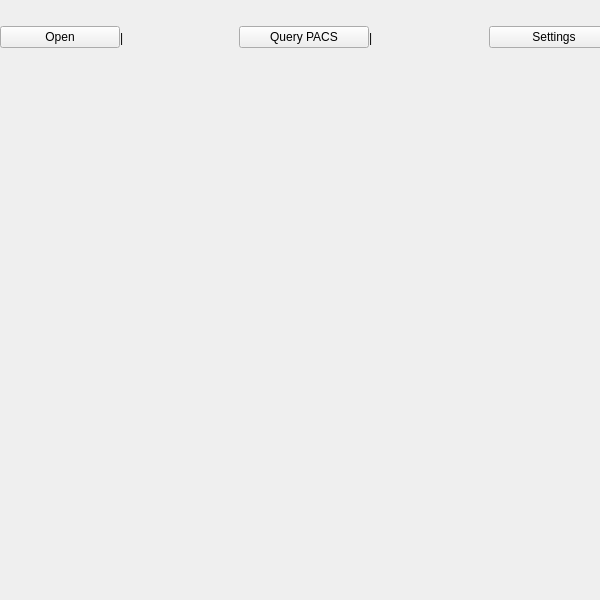
<?xml version="1.0" encoding="UTF-8"?>
<ui version="4.0">
 <class>mainwindow</class>
 <widget class="QWidget" name="mainwindow">
  <property name="geometry">
   <rect>
    <x>0</x>
    <y>0</y>
    <width>600</width>
    <height>600</height>
   </rect>
  </property>
  <property name="sizePolicy">
   <sizepolicy hsizetype="Expanding" vsizetype="Expanding">
    <horstretch>0</horstretch>
    <verstretch>0</verstretch>
   </sizepolicy>
  </property>
  <property name="minimumSize">
   <size>
    <width>200</width>
    <height>300</height>
   </size>
  </property>
  <property name="windowTitle">
   <string>Organ Print</string>
  </property>
  <property name="windowIcon">
   <iconset resource="../../../inova.organprint.apps.minimalapplication/resources/inova_organprint_apps_minimalapplication.qrc">
    <normaloff>:/icons/Organ_print_icon</normaloff>:/icons/Organ_print_icon</iconset>
  </property>
  <property name="autoFillBackground">
   <bool>false</bool>
  </property>
  <property name="styleSheet">
   <string notr="true">qrc:/inova.organprint.apps.minimalapplication/inoflat2.qss</string>
  </property>
  <widget class="QWidget" name="centralwidget">
   <property name="geometry">
    <rect>
     <x>0</x>
     <y>0</y>
     <width>1272</width>
     <height>804</height>
    </rect>
   </property>
   <layout class="QHBoxLayout" name="horizontalLayout_2">
    <property name="spacing">
     <number>0</number>
    </property>
    <property name="leftMargin">
     <number>0</number>
    </property>
    <property name="topMargin">
     <number>0</number>
    </property>
    <property name="rightMargin">
     <number>0</number>
    </property>
    <property name="bottomMargin">
     <number>0</number>
    </property>
    <item>
     <layout class="QVBoxLayout" name="verticalLayout_4">
      <property name="spacing">
       <number>0</number>
      </property>
      <property name="leftMargin">
       <number>0</number>
      </property>
      <property name="topMargin">
       <number>0</number>
      </property>
      <property name="rightMargin">
       <number>0</number>
      </property>
      <property name="bottomMargin">
       <number>0</number>
      </property>
      <item>
       <layout class="QHBoxLayout" name="horizontalLayout">
        <property name="spacing">
         <number>0</number>
        </property>
        <property name="leftMargin">
         <number>0</number>
        </property>
        <property name="topMargin">
         <number>0</number>
        </property>
        <property name="rightMargin">
         <number>0</number>
        </property>
        <property name="bottomMargin">
         <number>0</number>
        </property>
        <item>
         <widget class="QWidget" name="top_menu_widget" native="true">
          <property name="sizePolicy">
           <sizepolicy hsizetype="Minimum" vsizetype="Minimum">
            <horstretch>0</horstretch>
            <verstretch>0</verstretch>
           </sizepolicy>
          </property>
          <layout class="QHBoxLayout" name="horizontalLayout_4">
           <property name="spacing">
            <number>0</number>
           </property>
           <property name="sizeConstraint">
            <enum>QLayout::SetMinAndMaxSize</enum>
           </property>
           <property name="leftMargin">
            <number>0</number>
           </property>
           <property name="topMargin">
            <number>0</number>
           </property>
           <property name="rightMargin">
            <number>0</number>
           </property>
           <property name="bottomMargin">
            <number>0</number>
           </property>
           <item>
            <widget class="QPushButton" name="openButton">
             <property name="minimumSize">
              <size>
               <width>100</width>
               <height>0</height>
              </size>
             </property>
             <property name="text">
              <string>Open</string>
             </property>
            </widget>
           </item>
           <item>
            <widget class="QLabel" name="label">
             <property name="text">
              <string>|</string>
             </property>
            </widget>
           </item>
           <item>
            <widget class="QPushButton" name="pushButton_5">
             <property name="minimumSize">
              <size>
               <width>130</width>
               <height>0</height>
              </size>
             </property>
             <property name="text">
              <string>Query PACS</string>
             </property>
            </widget>
           </item>
           <item>
            <widget class="QLabel" name="label_2">
             <property name="text">
              <string>|</string>
             </property>
            </widget>
           </item>
           <item>
            <widget class="QPushButton" name="pushButton_3">
             <property name="minimumSize">
              <size>
               <width>130</width>
               <height>0</height>
              </size>
             </property>
             <property name="text">
              <string>Settings</string>
             </property>
            </widget>
           </item>
           <item>
            <widget class="QLabel" name="label_3">
             <property name="text">
              <string>|</string>
             </property>
            </widget>
           </item>
           <item>
            <widget class="QPushButton" name="pushButton_4">
             <property name="minimumSize">
              <size>
               <width>130</width>
               <height>0</height>
              </size>
             </property>
             <property name="text">
              <string>Help</string>
             </property>
            </widget>
           </item>
           <item>
            <spacer name="verticalSpacer">
             <property name="orientation">
              <enum>Qt::Vertical</enum>
             </property>
             <property name="sizeType">
              <enum>QSizePolicy::Fixed</enum>
             </property>
             <property name="sizeHint" stdset="0">
              <size>
               <width>20</width>
               <height>75</height>
              </size>
             </property>
            </spacer>
           </item>
           <item>
            <widget class="QPushButton" name="Viewall_pushbutton">
             <property name="minimumSize">
              <size>
               <width>150</width>
               <height>0</height>
              </size>
             </property>
             <property name="styleSheet">
              <string notr="true"/>
             </property>
             <property name="text">
              <string>View all</string>
             </property>
            </widget>
           </item>
           <item>
            <spacer name="horizontalSpacer_2">
             <property name="orientation">
              <enum>Qt::Horizontal</enum>
             </property>
             <property name="sizeType">
              <enum>QSizePolicy::Fixed</enum>
             </property>
             <property name="sizeHint" stdset="0">
              <size>
               <width>150</width>
               <height>20</height>
              </size>
             </property>
            </spacer>
           </item>
          </layout>
         </widget>
        </item>
       </layout>
      </item>
      <item>
       <widget class="QWidget" name="patient_images_widget" native="true">
        <property name="enabled">
         <bool>true</bool>
        </property>
        <property name="sizePolicy">
         <sizepolicy hsizetype="Expanding" vsizetype="Expanding">
          <horstretch>0</horstretch>
          <verstretch>0</verstretch>
         </sizepolicy>
        </property>
        <layout class="QHBoxLayout" name="horizontalLayout_7">
         <property name="spacing">
          <number>0</number>
         </property>
         <property name="leftMargin">
          <number>0</number>
         </property>
         <property name="topMargin">
          <number>0</number>
         </property>
         <property name="rightMargin">
          <number>0</number>
         </property>
         <property name="bottomMargin">
          <number>0</number>
         </property>
         <item>
          <layout class="QGridLayout" name="Patient_display_layout">
           <property name="leftMargin">
            <number>0</number>
           </property>
           <property name="rightMargin">
            <number>0</number>
           </property>
           <property name="bottomMargin">
            <number>0</number>
           </property>
           <property name="spacing">
            <number>0</number>
           </property>
          </layout>
         </item>
         <item>
          <spacer name="horizontalSpacer_7">
           <property name="orientation">
            <enum>Qt::Horizontal</enum>
           </property>
           <property name="sizeType">
            <enum>QSizePolicy::Fixed</enum>
           </property>
           <property name="sizeHint" stdset="0">
            <size>
             <width>40</width>
             <height>20</height>
            </size>
           </property>
          </spacer>
         </item>
        </layout>
       </widget>
      </item>
     </layout>
    </item>
    <item>
     <layout class="QVBoxLayout" name="SidebarLayout">
      <property name="spacing">
       <number>10</number>
      </property>
      <item>
       <widget class="QWidget" name="sidebar_widget" native="true">
        <layout class="QVBoxLayout" name="verticalLayout_3">
         <property name="spacing">
          <number>6</number>
         </property>
         <property name="leftMargin">
          <number>30</number>
         </property>
         <property name="topMargin">
          <number>0</number>
         </property>
         <property name="rightMargin">
          <number>30</number>
         </property>
         <property name="bottomMargin">
          <number>0</number>
         </property>
         <item>
          <widget class="QWidget" name="ProfileWidget" native="true">
           <layout class="QVBoxLayout" name="verticalLayout">
            <property name="spacing">
             <number>0</number>
            </property>
            <property name="leftMargin">
             <number>0</number>
            </property>
            <property name="topMargin">
             <number>0</number>
            </property>
            <property name="rightMargin">
             <number>0</number>
            </property>
            <property name="bottomMargin">
             <number>0</number>
            </property>
           </layout>
          </widget>
         </item>
         <item>
          <layout class="QHBoxLayout" name="horizontalLayout_8">
           <property name="leftMargin">
            <number>12</number>
           </property>
           <property name="topMargin">
            <number>12</number>
           </property>
           <property name="rightMargin">
            <number>12</number>
           </property>
           <property name="bottomMargin">
            <number>0</number>
           </property>
          </layout>
         </item>
         <item>
          <spacer name="verticalSpacer_2">
           <property name="orientation">
            <enum>Qt::Vertical</enum>
           </property>
           <property name="sizeHint" stdset="0">
            <size>
             <width>20</width>
             <height>40</height>
            </size>
           </property>
          </spacer>
         </item>
        </layout>
       </widget>
      </item>
     </layout>
    </item>
   </layout>
  </widget>
  <action name="actionEdit">
   <property name="text">
    <string>Edit</string>
   </property>
  </action>
  <action name="actionOpen_Patient">
   <property name="text">
    <string>File</string>
   </property>
   <property name="toolTip">
    <string>Open Patient</string>
   </property>
  </action>
 </widget>
 <resources>
  <include location="../../../inova.organprint.apps.minimalapplication/resources/inova_organprint_apps_minimalapplication.qrc"/>
 </resources>
 <connections/>
 <slots>
  <signal>setValue()</signal>
 </slots>
</ui>
